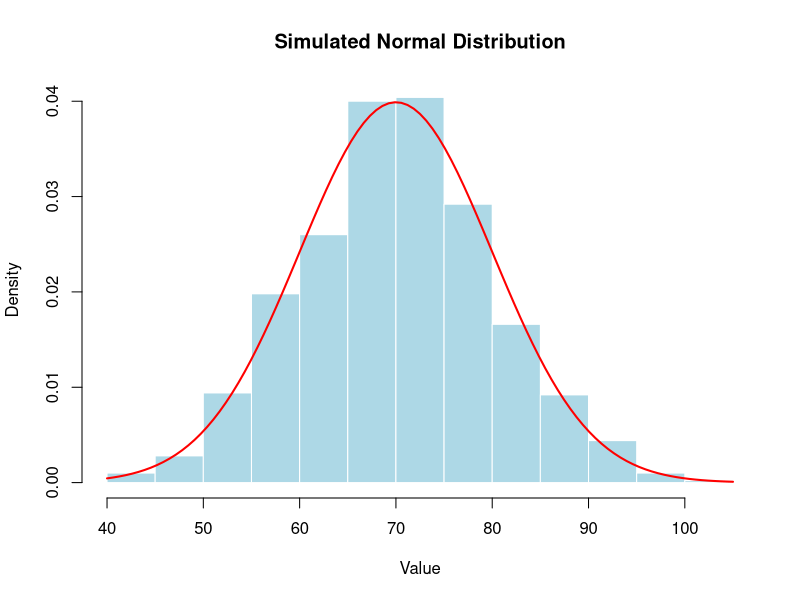

Write R code to recreate this figure.
# Parameters for the normal distribution
mu <- 70
sigma <- 10

# Density at x = 80
density_at_80 <- dnorm(80, mean = mu, sd = sigma)
density_at_80

# Probability that X is less than or equal to 80
prob_at_most_80 <- pnorm(80, mean = mu, sd = sigma)
prob_at_most_80

# Probability that X is between 60 and 80
prob_between_60_and_80 <-
  pnorm(80, mean = mu, sd = sigma) -
  pnorm(60, mean = mu, sd = sigma)
prob_between_60_and_80

# The 90th percentile
percentile_90 <- qnorm(0.90, mean = mu, sd = sigma)
percentile_90

# Generate 1,000 random observations
set.seed(123)
normal_data <- rnorm(1000, mean = mu, sd = sigma)

# Plot a histogram with an estimated density curve
hist(
  normal_data,
  probability = TRUE,
  main = "Simulated Normal Distribution",
  xlab = "Value",
  col = "lightblue",
  border = "white"
)

curve(dnorm(x, mean = mu, sd = sigma), add = TRUE, col = "red", lwd = 2)

# Calculate z-scores for selected observations
observations <- c(55, 70, 85)
z_scores <- (observations - mu) / sigma
z_scores
